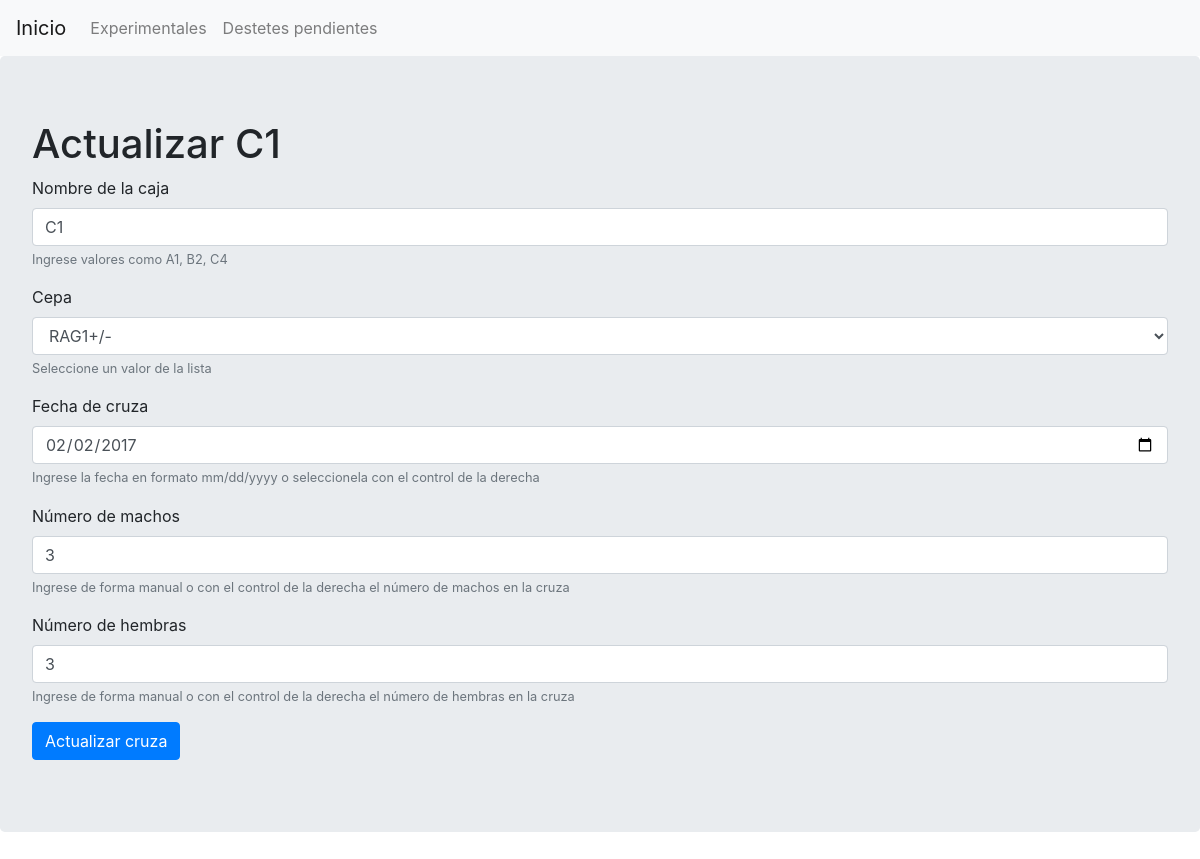
Screenshot of /update/2 with the database file from the repository.
### app.py (models this page shows, shortened)
class Cruza(db.Model):
    __tablename__ = 'cruza'
    __table_args__ = {'extend_existing': True}
    db.Model.metadata.reflect(db.engine)
    id = db.Column(db.Integer, primary_key=True)
    caja = db.Column(db.String(20), nullable=False)
    cepa = db.Column(db.String(20), nullable=False)
    fecha_cruza = db.Column(db.DateTime, default=datetime.utcnow, nullable=False)
    machos = db.Column(db.Integer, default=0)
    hembras = db.Column(db.Integer, default=0)
    camadas = db.relationship('Camada', backref='cruza', lazy=True)
    macho = db.relationship('Macho', backref='cruza', lazy=True)
    hembra = db.relationship('Hembra', backref='cruza', lazy=True)

### app.py (the view)
@app.route('/update/<int:id>', methods=['POST', 'GET'])
def update(id):
    cruza = Cruza.query.get_or_404(id)
    if request.method == 'POST':
        cruza.caja = request.form['caja'].upper()
        cruza.cepa = request.form['cepa']
        cruza.fecha_cruza = datetime.strptime(request.form['fecha_cruza'], "%Y-%m-%d")
        cruza.machos = int(request.form['machos'])
        cruza.hembras = int(request.form['hembras'])
        try:
            db.session.commit()
            return redirect('/')
        except:
            return redirect("/user-error/")
    else:
        return render_template('update.html', cruza=cruza, cepa_list=cepa_list)

### templates/update.html (shortened to what this page needs)
{% extends 'base.html' %}
{% block body%}
<div class="jumbotron">
	<div class="content">
		<h1>Actualizar {{cruza.caja}}</h1>
		<form action="/update/{{cruza.id}}" method="POST">
			<div class="form-group">
				<label for="caja">Nombre de la caja</label>
				<input type="text" class="form-control" name="caja" id="caja" aria-describedby="cajaHelp" placeholder="Ingrese el nombre de la caja aquí" value="{{cruza.caja}}">
				<small id="cajaHelp" class="form-text text-muted">Ingrese valores como A1, B2, C4</small>
			</div>
			<div class="form-group">
				<label for="cepa">Cepa</label>
				<select class="form-control" name="cepa" id="cepa" aria-describedby="cepaHelp">
					{%for cepa in cepa_list %}
						{% if cepa == cruza.cepa %}
						<option value="{{cepa}}" selected>{{cepa}}</option>
						{% else %}
						<option value="{{cepa}}">{{cepa}}</option>
						{% endif %}
					{% endfor %}
				</select>
				<small id="cepaHelp" class="form-text text-muted">Seleccione un valor de la lista</small>
			</div>
			<div class="form-group">
				<label for="fecha_cruza">Fecha de cruza</label>
				<input type="date" class="form-control" name="fecha_cruza" id="fecha_cruza" aria-describedby="fecha_cruzaHelp" value="{{cruza.fecha_cruza.date()}}">
				<small id="fecha_cruzaHelp" class="form-text text-muted" >Ingrese la fecha en formato mm/dd/yyyy o seleccionela con el control de la derecha</small>
			</div>
			<div class="form-group">
				<label for="machos">Número de machos</label>
				<input type="number" class="form-control" name="machos" id="machos" aria-describedby="machosHelp" min="0" value="{{cruza.machos}}">
				<small id="machosHelp" class="form-text text-muted">Ingrese de forma manual o con el control de la derecha el número de machos en la cruza</small>
			</div>
			<div class="form-group">
				<label for="hembras">Número de hembras</label>
				<input type="number" class="form-control" name="hembras" id="hembras" aria-describedby="hembrasHelp" min="0" value="{{cruza.hembras}}">
				<small id="hembrasHelp" class="form-text text-muted">Ingrese de forma manual o con el control de la derecha el número de hembras en la cruza</small>
			</div>
			<input class="btn btn-primary mb-2" type="submit" value="Actualizar cruza">
		</form>
	</div>
</div>
{% endblock %}

### rows the page displays
Cruza: caja "C1", cepa "RAG1+/-", fecha_cruza "02/02/2017", machos "3", hembras "3"
